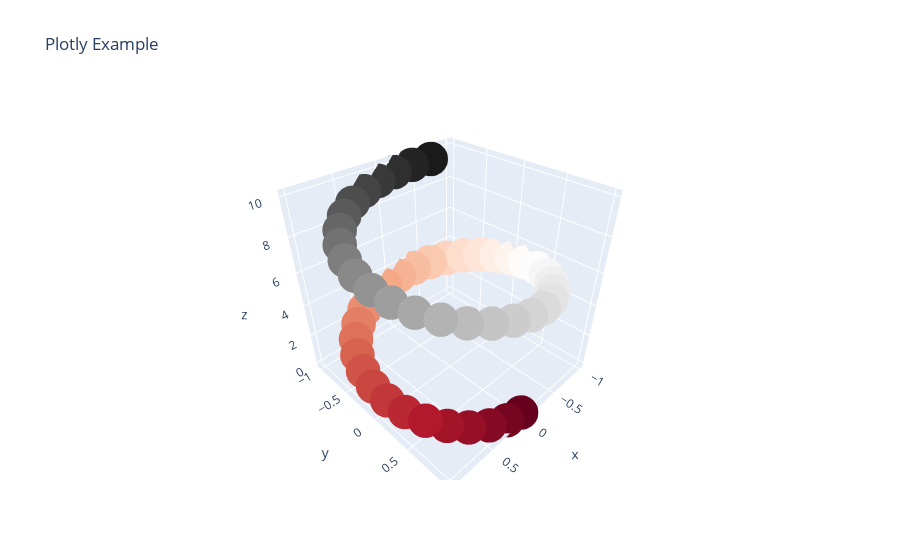

Write notebook code for a chart like this one.
### Code cell
Z = np.linspace(0,10,50)
X = np.sin(Z)
Y = np.cos(Z)

trace = go.Scatter3d(x=X, y=Y, z=Z,
                                mode='markers',
                                marker=dict(size=12,color=Z, colorscale='RdGy'))

layout = go.Layout(title='Plotly Example')
fig = go.Figure(data=[trace],layout=layout)
fig.show()
